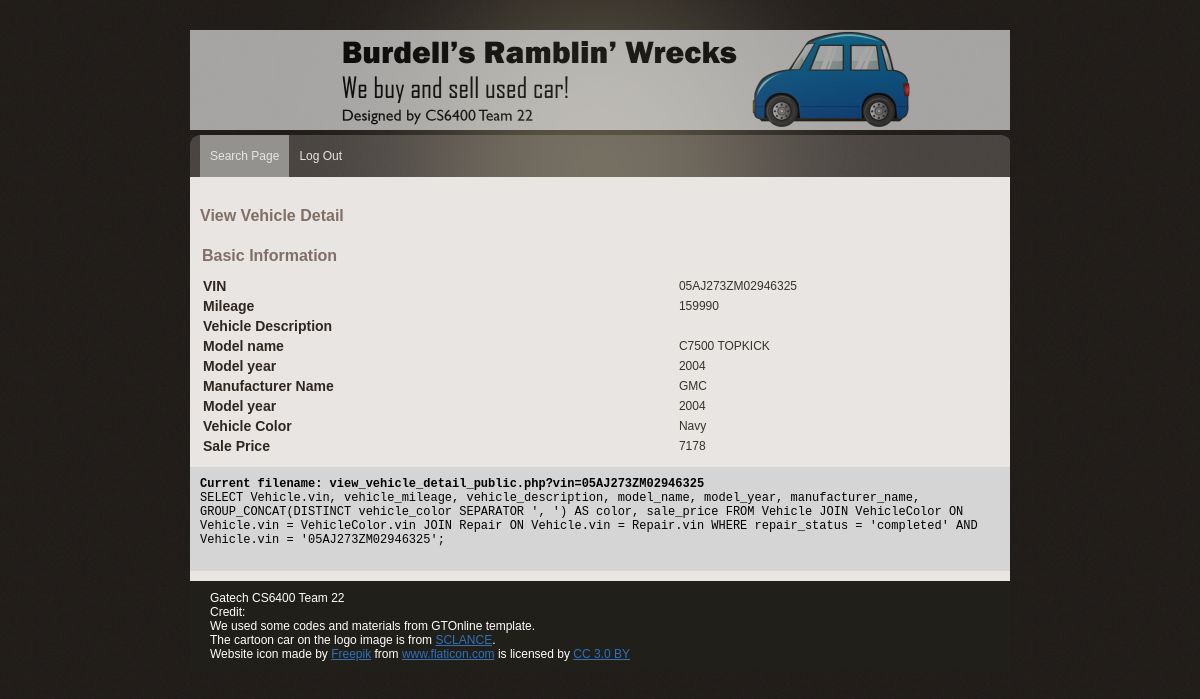
Screenshot of /Phase_3/view_vehicle_detail_public.php?vin=05AJ273ZM02946325 with the database file from the repository.
### tables this page shows
CREATE TABLE Vehicle (
  vin varchar(50) NOT NULL,
  vehicle_mileage int NOT NULL,
  vehicle_description varchar(250) NULL,
  model_name varchar(50) NOT NULL,
  model_year int NOT NULL,
  type_name varchar(50) NOT NULL,
  manufacturer_name varchar(50) NOT NULL,
  sale_price decimal NOT NULL,
  PRIMARY KEY (vin),
  FOREIGN KEY (type_name)
    REFERENCES VehicleType (type_name),
  FOREIGN KEY (manufacturer_name)
    REFERENCES Manufacturer (manufacturer_name)
);

### Phase_3/view_vehicle_detail_public.php (the view, shortened to what this page needs)
<?php
include('lib/common.php');
    $enteredVIN = $_GET['vin'];
    $query = "SELECT Vehicle.vin, vehicle_mileage, vehicle_description, model_name, model_year, manufacturer_name, GROUP_CONCAT(DISTINCT vehicle_color SEPARATOR ', ') AS color, sale_price
    FROM Vehicle JOIN VehicleColor ON Vehicle.vin = VehicleColor.vin
    JOIN Repair ON Vehicle.vin = Repair.vin
    WHERE repair_status = 'completed' AND Vehicle.vin = '$enteredVIN'";
    $result = mysqli_query($db, $query);
    if (!is_bool($result) && (mysqli_num_rows($result) > 0) ) {
        $row = mysqli_fetch_array($result, MYSQLI_ASSOC);
    } else {
        array_push($error_msg,  "Query ERROR: Failed to fetch Vehicle Detail Information... <br>".  __FILE__ ." line:". __LINE__ );
    }
?>
<?php include("lib/header.php"); ?>
	</head>
	<body>
    	<div id="main_container">
        <?php include("lib/menu.php"); ?>
			<div class="center_content">
				<div class="center_left">
					<div class="features">
                           <div class="View vehicle detail section">
							<div class="subtitle">View Vehicle Detail</div>
              <table>
              <th class="subtitle">Basic Information</th>
                  <tr>
                      <td class="item_label">VIN</td>
                      <td>
                          <?php print $row['vin']; ?>
                      </td>
                  </tr>
                  <tr>
                      <td class="item_label">Mileage</td>
                      <td>
                          <?php print $row['vehicle_mileage'];?>
                      </td>
                  </tr>
                  <tr>
                      <td class="item_label">Vehicle Description</td>
                      <td>
                      </td>
                  </tr>
                  <tr>
                      <td class="item_label">Model name</td>
                      <td>
                          <?php print $row['model_name'];?>
                      </td>
                  </tr>
                  <tr>
                      <td class="item_label">Model year</td>
                      <td>
                          <?php print $row['model_year'];?>
                      </td>
                  </tr>
                  <tr>
                      <td class="item_label">Manufacturer Name</td>
                      <td>
                          <?php print $row['manufacturer_name'];?>
                      </td>
                  </tr>
                  <tr>
                      <td class="item_label">Model year</td>
                      <td>
                          <?php print $row['model_year'];?>
                      </td>
                  </tr>
                  <tr>
                      <td class="item_label">Vehicle Color</td>
                      <td>
                          <?php print $row['color'];?>
                      </td>
                  </tr>
                  <tr>
                      <td class="item_label">Sale Price</td>
                      <td>
                          <?php print $row['sale_price'];?>
                      </td>
                  </tr>
              </table>
                          </div>
					 </div>
				</div>
                <?php include("lib/error.php"); ?>
			</div>
               <?php include("lib/footer.php"); ?>
		</div>
	</body>
</html>

### Phase_3/css/gtonline_style.css (style rules this page uses)
body { background:url(../img/bg.gif) repeat #000000; padding:0; font-family: Verdana, Geneva, sans-serif; font-size:12px; margin:auto auto auto auto; color:#36322b; }
table { width: 100%; }
th, td { padding: 1px; text-align: left; }
#main_container { width:820px; height:auto; margin:auto; padding:0px; }
.item_label { font-family: Verdana, Geneva, sans-serif; width:140px; font-weight:bold; font-size:14px; color:#2e2721; }
.subtitle { width: 600px; font-family: Verdana, Geneva, sans-serif; font-weight:bold; font-size:16px; color:#806F66; padding:10px 0px 10px 0px; }
.center_content { width:820px; height:auto; padding:10px 0px 10px 0px; clear:both; background-color:#E9E5E2; }
.center_left { width:600px; float:left; padding:10px 10px 10px 10px; }

### rows the page displays
vehicle: vin "05AJ273ZM02946325", vehicle_mileage "159990", model_name "C7500 TOPKICK", model_year "2004", manufacturer_name "GMC", sale_price "7178"

### other values shown
$row['color'] "Navy"
$query "Current filename: view_vehicle_detail_public.php?vin=05AJ273ZM02946325"
